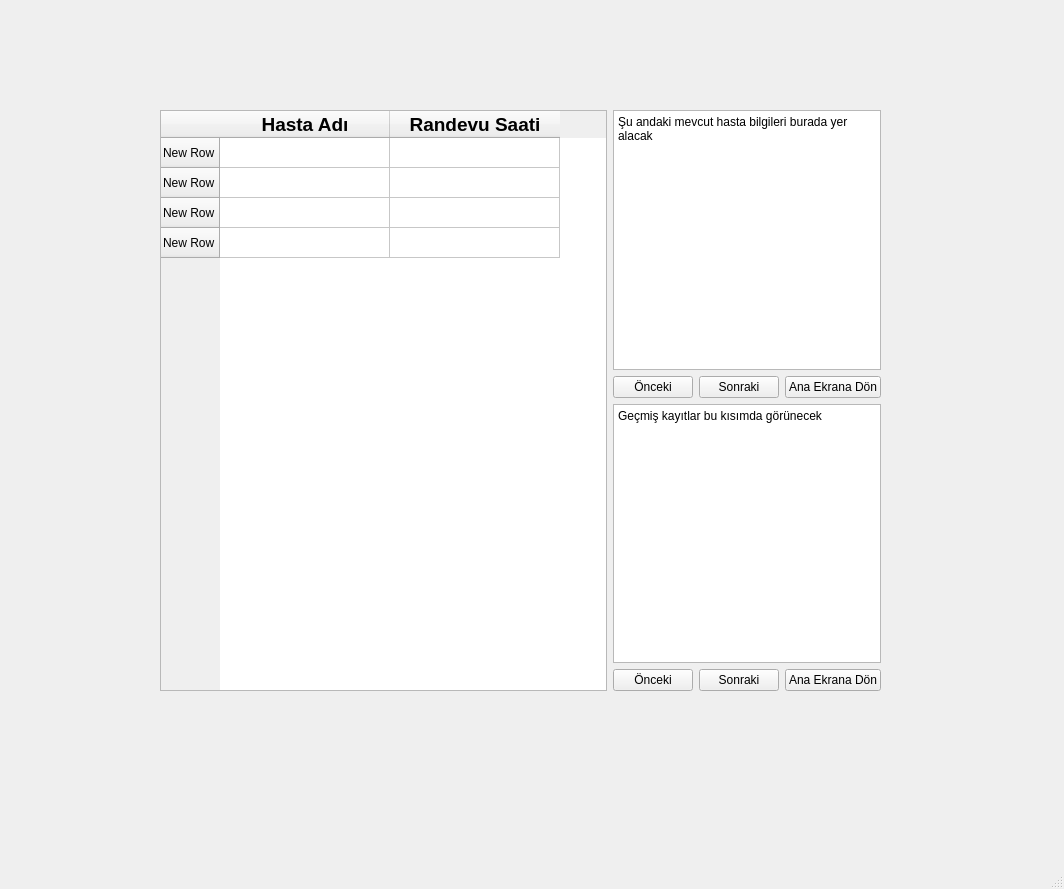
<?xml version="1.0" encoding="UTF-8"?>
<ui version="4.0">
 <class>randevular</class>
 <widget class="QMainWindow" name="randevular">
  <property name="geometry">
   <rect>
    <x>0</x>
    <y>0</y>
    <width>1064</width>
    <height>889</height>
   </rect>
  </property>
  <property name="windowTitle">
   <string>MainWindow</string>
  </property>
  <widget class="QWidget" name="centralwidget">
   <widget class="QWidget" name="">
    <property name="geometry">
     <rect>
      <x>160</x>
      <y>110</y>
      <width>721</width>
      <height>581</height>
     </rect>
    </property>
    <layout class="QGridLayout" name="gridLayout">
     <item row="3" column="2">
      <widget class="QPushButton" name="pushButton_4">
       <property name="text">
        <string>Sonraki</string>
       </property>
      </widget>
     </item>
     <item row="0" column="1" colspan="3">
      <widget class="QTextEdit" name="textEdit">
       <property name="readOnly">
        <bool>true</bool>
       </property>
       <property name="html">
        <string>&lt;!DOCTYPE HTML PUBLIC &quot;-//W3C//DTD HTML 4.0//EN&quot; &quot;http://www.w3.org/TR/REC-html40/strict.dtd&quot;&gt;
&lt;html&gt;&lt;head&gt;&lt;meta name=&quot;qrichtext&quot; content=&quot;1&quot; /&gt;&lt;meta charset=&quot;utf-8&quot; /&gt;&lt;style type=&quot;text/css&quot;&gt;
p, li { white-space: pre-wrap; }
hr { height: 1px; border-width: 0; }
li.unchecked::marker { content: &quot;\2610&quot;; }
li.checked::marker { content: &quot;\2612&quot;; }
&lt;/style&gt;&lt;/head&gt;&lt;body style=&quot; font-family:'Segoe UI'; font-size:9pt; font-weight:400; font-style:normal;&quot;&gt;
&lt;p style=&quot; margin-top:0px; margin-bottom:0px; margin-left:0px; margin-right:0px; -qt-block-indent:0; text-indent:0px;&quot;&gt;Şu andaki mevcut hasta bilgileri burada yer alacak&lt;/p&gt;
&lt;p style=&quot;-qt-paragraph-type:empty; margin-top:0px; margin-bottom:0px; margin-left:0px; margin-right:0px; -qt-block-indent:0; text-indent:0px;&quot;&gt;&lt;br /&gt;&lt;/p&gt;&lt;/body&gt;&lt;/html&gt;</string>
       </property>
      </widget>
     </item>
     <item row="1" column="3">
      <widget class="QPushButton" name="pushButton_3">
       <property name="text">
        <string>Ana Ekrana Dön</string>
       </property>
      </widget>
     </item>
     <item row="3" column="3">
      <widget class="QPushButton" name="pushButton_6">
       <property name="text">
        <string>Ana Ekrana Dön</string>
       </property>
      </widget>
     </item>
     <item row="3" column="1">
      <widget class="QPushButton" name="pushButton_5">
       <property name="text">
        <string>Önceki</string>
       </property>
      </widget>
     </item>
     <item row="1" column="1">
      <widget class="QPushButton" name="pushButton">
       <property name="text">
        <string>Önceki</string>
       </property>
      </widget>
     </item>
     <item row="1" column="2">
      <widget class="QPushButton" name="pushButton_2">
       <property name="text">
        <string>Sonraki</string>
       </property>
      </widget>
     </item>
     <item row="2" column="1" colspan="3">
      <widget class="QTextEdit" name="textEdit_2">
       <property name="readOnly">
        <bool>true</bool>
       </property>
       <property name="html">
        <string>&lt;!DOCTYPE HTML PUBLIC &quot;-//W3C//DTD HTML 4.0//EN&quot; &quot;http://www.w3.org/TR/REC-html40/strict.dtd&quot;&gt;
&lt;html&gt;&lt;head&gt;&lt;meta name=&quot;qrichtext&quot; content=&quot;1&quot; /&gt;&lt;meta charset=&quot;utf-8&quot; /&gt;&lt;style type=&quot;text/css&quot;&gt;
p, li { white-space: pre-wrap; }
hr { height: 1px; border-width: 0; }
li.unchecked::marker { content: &quot;\2610&quot;; }
li.checked::marker { content: &quot;\2612&quot;; }
&lt;/style&gt;&lt;/head&gt;&lt;body style=&quot; font-family:'Segoe UI'; font-size:9pt; font-weight:400; font-style:normal;&quot;&gt;
&lt;p style=&quot; margin-top:0px; margin-bottom:0px; margin-left:0px; margin-right:0px; -qt-block-indent:0; text-indent:0px;&quot;&gt;Geçmiş kayıtlar bu kısımda görünecek&lt;/p&gt;&lt;/body&gt;&lt;/html&gt;</string>
       </property>
      </widget>
     </item>
     <item row="0" column="0" rowspan="4">
      <widget class="QTableWidget" name="tableWidget">
       <property name="editTriggers">
        <set>QAbstractItemView::EditTrigger::NoEditTriggers</set>
       </property>
       <attribute name="horizontalHeaderDefaultSectionSize">
        <number>170</number>
       </attribute>
       <row>
        <property name="text">
         <string>New Row</string>
        </property>
       </row>
       <row>
        <property name="text">
         <string>New Row</string>
        </property>
       </row>
       <row>
        <property name="text">
         <string>New Row</string>
        </property>
       </row>
       <row>
        <property name="text">
         <string>New Row</string>
        </property>
       </row>
       <column>
        <property name="text">
         <string>Hasta Adı</string>
        </property>
        <property name="font">
         <font>
          <pointsize>14</pointsize>
          <bold>true</bold>
         </font>
        </property>
       </column>
       <column>
        <property name="text">
         <string>Randevu Saati</string>
        </property>
        <property name="font">
         <font>
          <pointsize>14</pointsize>
          <bold>true</bold>
         </font>
        </property>
       </column>
      </widget>
     </item>
    </layout>
   </widget>
  </widget>
  <widget class="QMenuBar" name="menubar">
   <property name="geometry">
    <rect>
     <x>0</x>
     <y>0</y>
     <width>1064</width>
     <height>25</height>
    </rect>
   </property>
  </widget>
  <widget class="QStatusBar" name="statusbar"/>
 </widget>
 <resources/>
 <connections/>
</ui>
